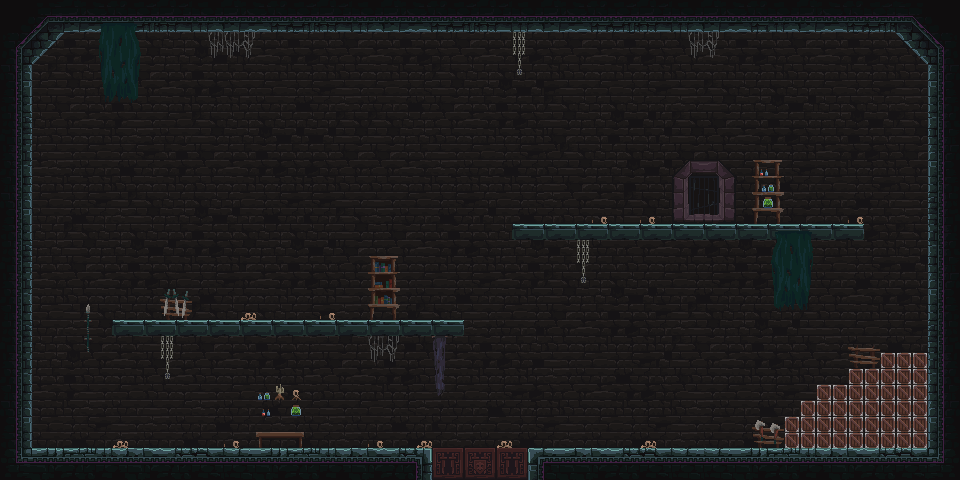

A level layout from a 2D game, rendered from its tile map. Below: a short description, then the map file with tile-grid data replaced by summaries:
An orthogonal 60x30 tile map with 16x16 px tiles, 5 tile layers (backbackground, background, main, decor, ...), 3 tilesets.

<map version="1.4" tiledversion="1.4.3" orientation="orthogonal" renderorder="right-down" width="60" height="30" tilewidth="16" tileheight="16" infinite="0" nextlayerid="6" nextobjectid="1">
 <tileset firstgid="1" source="tsx/main_lev_build.tsx" />
 <tileset firstgid="10241" source="tsx/background4a.tsx" />
 <tileset firstgid="12041" source="tsx/other_and_decorative.tsx" />
 <layer id="1" name="backbackground" width="60" height="30">
  <data>[1800 cells, 0 non-empty, 0 distinct tile ids]</data>
 </layer>
 <layer id="2" name="background" width="60" height="30">
  <data>[1800 cells, 1800 non-empty, 55 distinct tile ids]</data>
 </layer>
 <layer id="3" name="main" width="60" height="30">
  <data>[1800 cells, 394 non-empty, 123 distinct tile ids]</data>
 </layer>
 <layer id="4" name="decor" width="60" height="30">
  <data>[1800 cells, 1800 non-empty, 111 distinct tile ids]</data>
 </layer>
 <layer id="5" name="closedroom" width="60" height="30">
  <data>[1800 cells, 1800 non-empty, 9 distinct tile ids]</data>
 </layer>
</map>
